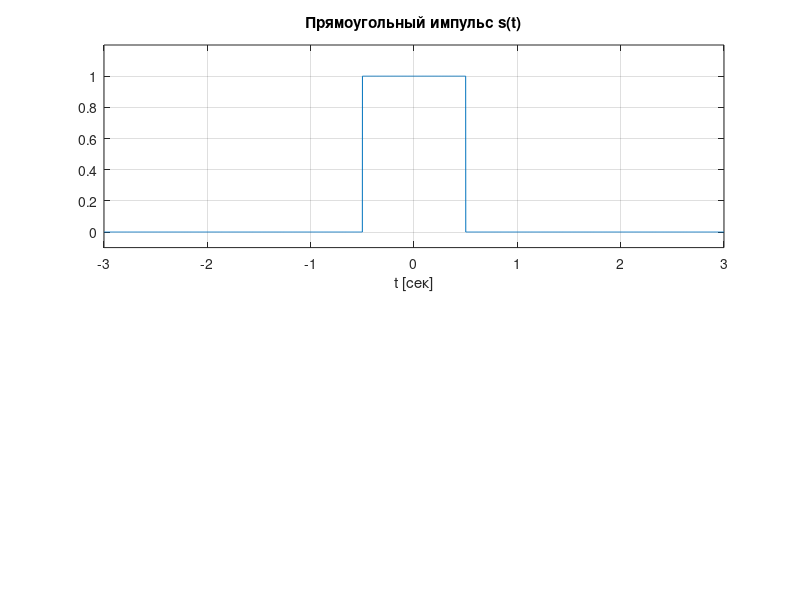

Reproduce this figure in MATLAB. (Note: this script raises an error after producing the figure.)
% Скрипт FRECT вычисляет преобразование Фурье
% симметричного относительно начала прямоугольного импульса
% с параметрами: длительность a и единичная площадь

% Параметры прямоугольного импульса
tau = 1;
Amplit = 1/tau;

% Генерация прямоугольного импульса
a = tau;
tm = 6;
% Создание вектора времени и генерация сигнала
x1 = zeros(1, ((tm*1000/2)-(tau*1000/2)));
x2 = Amplit * ones(1, (tau*1000));
x3 = zeros(1, ((tm*1000/2)-(tau*1000/2)));
x = [x1 x2 x3];
dt = 0.001;
t = [-tm/2+dt:dt:tm/2];

subplot(211);
h = plot(t, x);
title('Прямоугольный импульс s(t)');
xlabel('t [сек]');
axis([-tm/2 tm/2 -0.1 1.2*Amplit]);
grid;
hold on;

syms x w % объявление символьных переменных
% вычисление интеграла Фурье для прямоугольного импульса
wmax = 30;
int(Amplit * exp(-j*w*x), -a/2, a/2);

subplot(212);
ezplot(ans, [-wmax wmax]); % построение графика преобразования Фурье
title('Преобразование Фурье прямоугольного импульса s(w)');
xlabel('w');
axis([-wmax wmax -0.5 1]);
grid;
hold on;

u = -wmax:wmax:wmax;
y = 0.0 * u;
plot(u, y); % рисование горизонтальной линии y=0
hold off;
